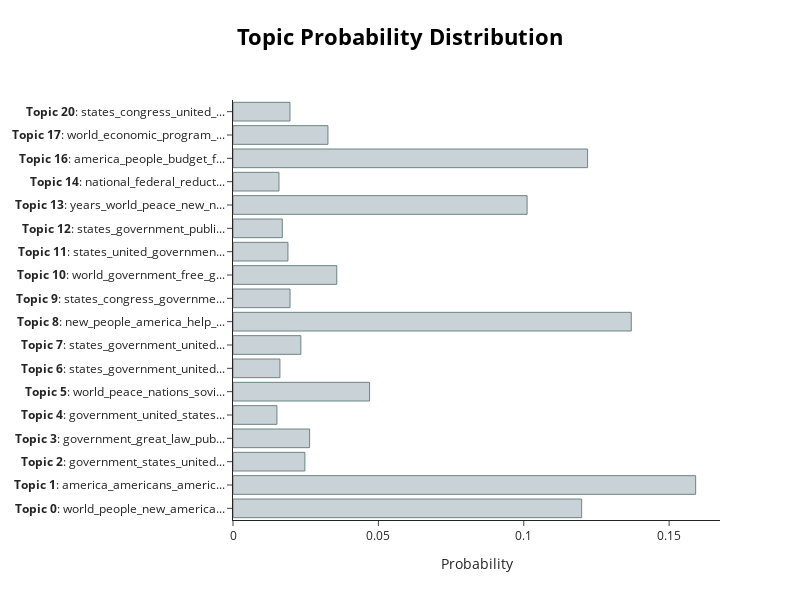

Notebook code cell kept with this figure:
### Markdown cell above
##### Distrubution of topics across the very first speech

### Code cell
# Get distribution for the first speech
topic_distr, _ = BERT_topic_model.approximate_distribution(docs)

# Visualize
BERT_topic_model.visualize_distribution(topic_distr[0])

### Figure 1 — Plotly figure (JSON) as saved in the notebook; plotly's stock layout.template omitted (floating-point values rounded to 4 significant figures)
{"data": [{"marker": {"color": "#C8D2D7", "line": {"color": "#6E8484", "width": 1}}, "orientation": "h", "type": "bar", "x": [0.1199, 0.1591, 0.02472, 0.02635, 0.01512, 0.04696, 0.01614, 0.02333, 0.137, 0.01962, 0.0357, 0.0189, 0.01695, 0.1012, 0.01581, 0.122, 0.03266, 0.01959], "y": ["<b>Topic 0</b>: world_people_new_america...", "<b>Topic 1</b>: america_americans_americ...", "<b>Topic 2</b>: government_states_united...", "<b>Topic 3</b>: government_great_law_pub...", "<b>Topic 4</b>: government_united_states...", "<b>Topic 5</b>: world_peace_nations_sovi...", "<b>Topic 6</b>: states_government_united...", "<b>Topic 7</b>: states_government_united...", "<b>Topic 8</b>: new_people_america_help_...", "<b>Topic 9</b>: states_congress_governme...", "<b>Topic 10</b>: world_government_free_g...", "<b>Topic 11</b>: states_united_governmen...", "<b>Topic 12</b>: states_government_publi...", "<b>Topic 13</b>: years_world_peace_new_n...", "<b>Topic 14</b>: national_federal_reduct...", "<b>Topic 16</b>: america_people_budget_f...", "<b>Topic 17</b>: world_economic_program_...", "<b>Topic 20</b>: states_congress_united_..."]}], "layout": {"height": 600, "hoverlabel": {"bgcolor": "white", "font": {"family": "Rockwell", "size": 16}}, "title": {"font": {"color": "Black", "size": 22}, "text": "<b>Topic Probability Distribution</b>", "x": 0.5, "xanchor": "center", "y": 0.95, "yanchor": "top"}, "width": 800, "xaxis": {"title": {"text": "Probability"}}}}
